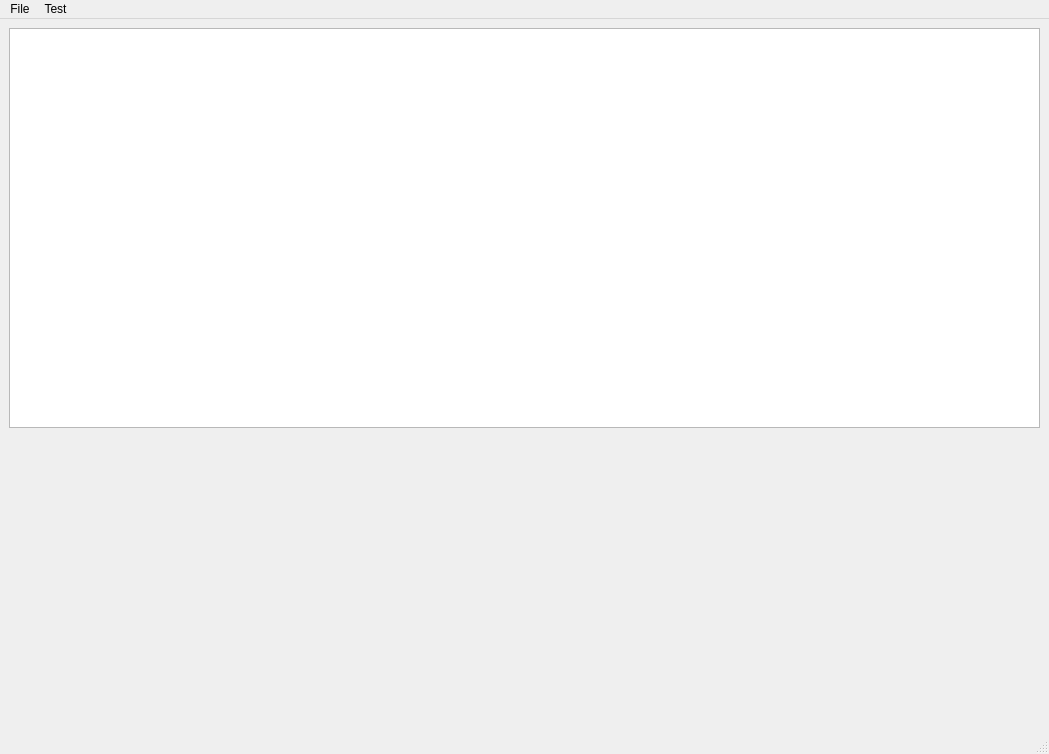
<?xml version="1.0" encoding="UTF-8"?>
<ui version="4.0">
 <class>ParserQt</class>
 <widget class="QMainWindow" name="ParserQt">
  <property name="geometry">
   <rect>
    <x>0</x>
    <y>0</y>
    <width>1049</width>
    <height>754</height>
   </rect>
  </property>
  <property name="windowTitle">
   <string>ParserQt</string>
  </property>
  <widget class="QWidget" name="centralwidget">
   <layout class="QVBoxLayout" name="verticalLayout">
    <item>
     <widget class="QTextEdit" name="textEdit">
      <property name="maximumSize">
       <size>
        <width>16777215</width>
        <height>400</height>
       </size>
      </property>
      <property name="font">
       <font>
        <family>Courier</family>
       </font>
      </property>
     </widget>
    </item>
    <item>
     <widget class="QLabel" name="paintLabel">
      <property name="text">
       <string/>
      </property>
     </widget>
    </item>
   </layout>
  </widget>
  <widget class="QMenuBar" name="menubar">
   <property name="geometry">
    <rect>
     <x>0</x>
     <y>0</y>
     <width>1049</width>
     <height>22</height>
    </rect>
   </property>
   <widget class="QMenu" name="menuFile">
    <property name="title">
     <string>File</string>
    </property>
    <addaction name="actionOpen"/>
   </widget>
   <widget class="QMenu" name="menuTest">
    <property name="title">
     <string>Test</string>
    </property>
    <addaction name="actionNameTest"/>
    <addaction name="actionNameError"/>
    <addaction name="actionValueError"/>
   </widget>
   <addaction name="menuFile"/>
   <addaction name="menuTest"/>
  </widget>
  <widget class="QStatusBar" name="statusbar"/>
  <action name="actionOpen">
   <property name="text">
    <string>Open</string>
   </property>
   <property name="shortcut">
    <string>F3</string>
   </property>
  </action>
  <action name="actionNameTest">
   <property name="text">
    <string>Name</string>
   </property>
  </action>
  <action name="actionNameError">
   <property name="text">
    <string>Name error</string>
   </property>
  </action>
  <action name="actionValueError">
   <property name="text">
    <string>Value error</string>
   </property>
  </action>
 </widget>
 <resources/>
 <connections/>
</ui>
